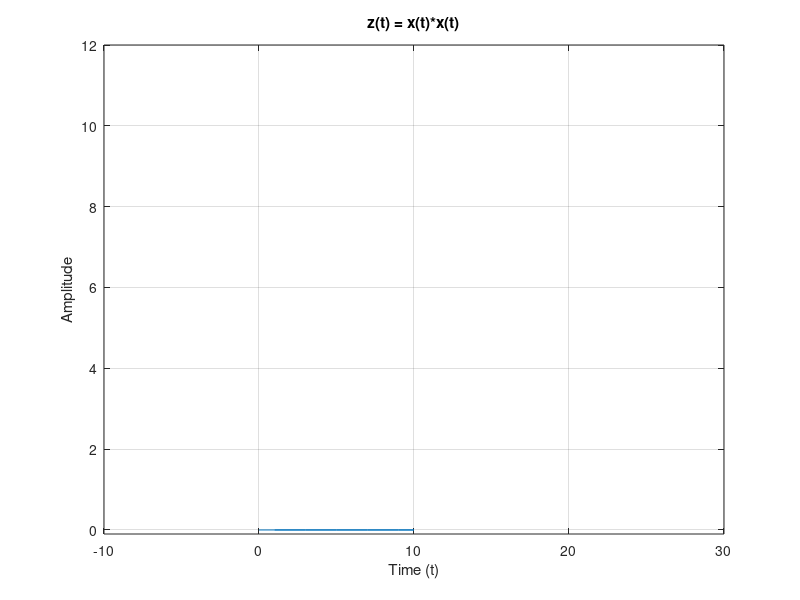

This chart was generated by the following MATLAB code:
N = 100; PulseWidth = 10;
t = [0:1:(N-1)];
x = [ones(1,PulseWidth), zeros(1,N-PulseWidth)];
Xf = fft(x);
z = Xf.*Xf;
z2 = ifft(z);
plot(z2);grid on;
axis([-10 30 -0.1 12]);
title('z(t) = x(t)*x(t)');
xlabel('Time (t)');
ylabel('Amplitude');